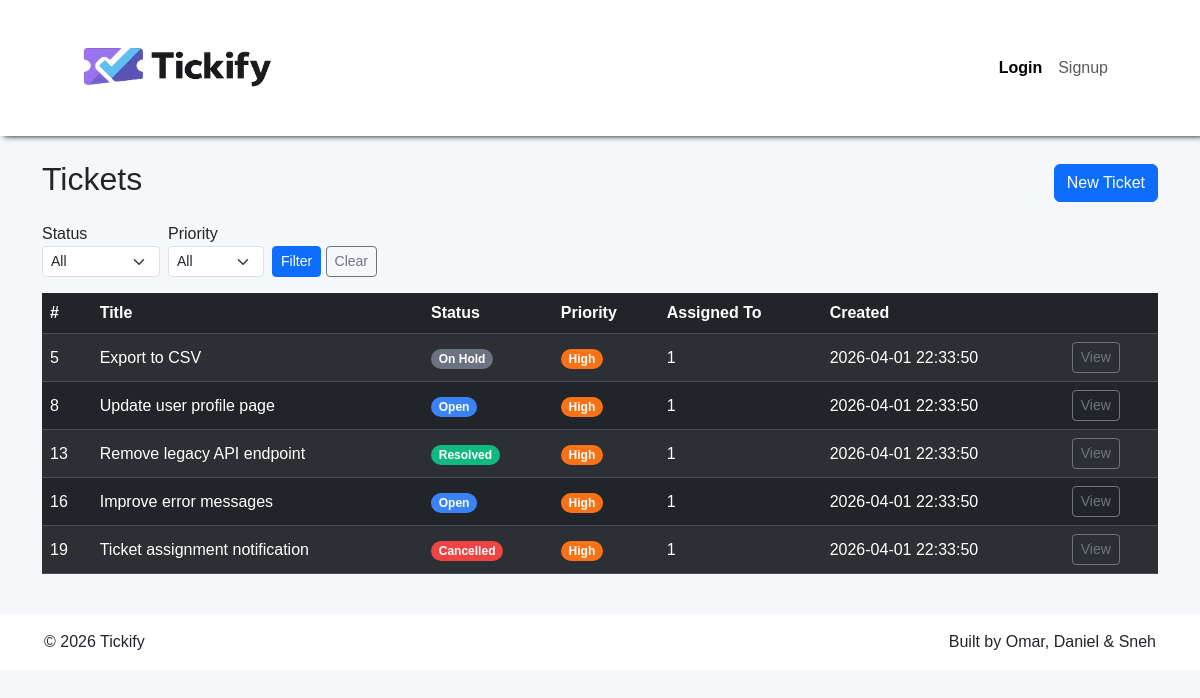
/TicketManagement.php?priority=2, run on the app's committed database.
### tables this page shows
CREATE TABLE tickets (
    id          INT AUTO_INCREMENT PRIMARY KEY,
    title       VARCHAR(200) NOT NULL,
    description TEXT NOT NULL,
     
    status      ENUM('open', 'in_progress', 'on_hold', 'resolved', 'closed', 'cancelled') DEFAULT 'open',
    priority    INT DEFAULT 3 CHECK (priority BETWEEN 1 AND 5),
    created_by  INT NOT NULL,
    assigned_to INT,
    created_at  TIMESTAMP DEFAULT CURRENT_TIMESTAMP,
    updated_at  TIMESTAMP DEFAULT CURRENT_TIMESTAMP ON UPDATE CURRENT_TIMESTAMP,
    FOREIGN KEY (created_by) REFERENCES users(id),
    FOREIGN KEY (assigned_to) REFERENCES users(id)
);

### TicketRepository.php (called while the page is built, shortened)
<?php
require_once 'Ticket.php';
class TicketRepository
{
    private PDO $pdo;
    public function __construct(PDO $pdo)
    {
        $this->pdo = $pdo;
    }
    public function getFilteredTickets(string $status = '', string $priority = ''): array
    {
        $sql = 'SELECT * FROM tickets WHERE assigned_to = 1';
        $params = [];
        if ($priority !== '') {
            $sql .= ' AND priority = :priority';
            $params[':priority'] = (int) $priority;
        }
        $sql .= ' ORDER BY created_at DESC';
        $stmt = $this->pdo->prepare($sql);
        $stmt->execute($params);
        $tickets = [];
        while ($row = $stmt->fetch(PDO::FETCH_ASSOC)) {
            $tickets[] = new Ticket(
                $row['id'],
                $row['title'],
                $row['description'],
                $row['status'],
                (int) $row['priority'],
                (int) $row['created_by'],
                $row['assigned_to'] ? (int) $row['assigned_to'] : null,
                $row['created_at'],
                $row['updated_at']
            );
        }
        return $tickets;
    }
}
?>

### Ticket.php (called while the page is built, shortened)
<?php
class Ticket {
    private ?int $id;
    private string $title;
    private string $status;
    private int $priority;
    private int $assignedTo;
    private ?string $createdAt;
    public function __construct(
        ?int $id,
        string $title,
        string $description,
        string $status,
        int $priority,
        int $createdBy,
        int $assignedTo,
        ?string $createdAt = null,
        ?string $updatedAt = null
    ) {
        $this->id = $id;
        $this->title = trim($title);
        $this->status = $status;
        $this->priority = $priority;
        $this->assignedTo = $assignedTo;
        $this->createdAt = $createdAt;
    }
    public function getId(): ?int {
        return $this->id;
    }
    public function getTitle(): string {
        return $this->title;
    }
    public function getStatus(): string {
        return $this->status;
    }
    public function getPriority(): int {
        return $this->priority;
    }
    public function getAssignedTo(): ?int {
        return $this->assignedTo;
    }
    public function getCreatedAt(): ?string {
        return $this->createdAt;
    }
}

### enum/TicketStatusEnum.php (called while the page is built, shortened)
<?php
enum TicketStatusEnum: string
{
    public function label(): string
    {
        return match ($this) {
            self::Open => 'Open',
            self::InProgress => 'In Progress',
            self::OnHold => 'On Hold',
            self::Resolved => 'Resolved',
            self::Closed => 'Closed',
            self::Cancelled => 'Cancelled',
        };
    }
        public function color(): string
    {
        return match ($this) {
            self::Open => '#3B82F6',
            self::InProgress => '#F59E0B',
            self::OnHold => '#6B7280',
            self::Resolved => '#10B981',
            self::Closed => '#1F2937',
            self::Cancelled => '#EF4444',
        };
    }
}
?>

### enum/TicketPriorityEnum.php (called while the page is built, shortened)
<?php
enum TicketPriorityEnum: int
{
    public function label(): string
    {
        return match ($this) {
            self::Critical => 'Critical',
            self::High => 'High',
            self::Medium => 'Medium',
            self::Low => 'Low',
            self::Trivial => 'Trivial',
        };
    }
    public function color(): string
    {
        return match ($this) {
            self::Critical => '#DC2626',
            self::High => '#F97316',
            self::Medium => '#EAB308',
            self::Low => '#3B82F6',
            self::Trivial => '#9CA3AF',
        };
    }
}
?>

### TicketManagement.php (the view, shortened to what this page needs)
<?php
require_once 'Ticket.php';
require_once 'TicketRepository.php';
require_once 'database.php';
require_once 'enum/TicketPriorityEnum.php';
require_once 'enum/TicketStatusEnum.php';
$errors = [];
if ($_SERVER['REQUEST_METHOD'] === 'GET') {
    try {
        $filterStatus = $_GET['status'] ?? '';
        $filterPriority = $_GET['priority'] ?? '';
        try {
            $ticketRepository = new TicketRepository($pdo);
            $tickets = $ticketRepository->getFilteredTickets($filterStatus, $filterPriority);
        } catch (Exception $e) {
            $errors['general'] = 'Error fetching tickets: ' . $e->getMessage();
        }
    } catch (Exception $e) {
        $errors['general'] = 'Error fetching tickets: ' . $e->getMessage();
    }
}
?>
<!DOCTYPE html>
<html lang="en">
<head>
    <link href="https://cdn.jsdelivr.net/npm/bootstrap@5.3.8/dist/css/bootstrap.min.css" rel="stylesheet"
>
    <link rel="stylesheet" href="style.css">
</head>
<body>
    <header>
        <nav class="navbar navbar-expand-lg">
            <div class="container-fluid">
                <a href="./index.php"><img src="./images/tickify_logo.png" class="header-logo"></a>
                <div class="d-flex" id="navbarNavAltMarkup">
                    <div class="navbar-nav">
                        <a class="nav-link active" aria-current="page" href="./index.php">Login</a>
                        <a class="nav-link" href="./signup.php">Signup</a>
                    </div>
                </div>
            </div>
        </nav>
    </header>
    <main class="container my-4">
        <div class="d-flex justify-content-between align-items-center mb-3">
            <h2>Tickets</h2>
            <a href="./create_ticket.php" class="btn btn-primary">New Ticket</a>
        </div>
        <?php if (empty($tickets)): ?>
            <div class="alert alert-info">No tickets found.</div>
        <?php else: ?>
            <div class="table-responsive">
                <form method="GET" class="row g-2 mb-3 align-items-end">
                    <div class="col-auto">
                        <label class="form-label mb-0">Status</label>
                        <select name="status" class="form-select form-select-sm">
                            <option value="">All</option>
                        </select>
                    </div>
                    <div class="col-auto">
                        <label class="form-label mb-0">Priority</label>
                        <select name="priority" class="form-select form-select-sm">
                            <option value="">All</option>
                        </select>
                    </div>
                    <div class="col-auto">
                        <button type="submit" class="btn btn-sm btn-primary">Filter</button>
                        <a href="./TicketManagement.php" class="btn btn-sm btn-outline-secondary">Clear</a>
                    </div>
                </form>
                <table class="table table-hover table-dark align-middle table-striped">
                    <thead class="table-dark">
                        <tr>
                            <th>#</th>
                            <th>Title</th>
                            <th>Status</th>
                            <th>Priority</th>
                            <th>Assigned To</th>
                            <th>Created</th>
                            <th></th>
                        </tr>
                    </thead>
                    <tbody>
                        <?php foreach ($tickets as $ticket):
                            $status = TicketStatusEnum::from($ticket->getStatus());
                            $priority = TicketPriorityEnum::from($ticket->getPriority());
                            ?>
                            <tr>
                                <td><?= $ticket->getId() ?></td>
                                <td><?= htmlspecialchars($ticket->getTitle()) ?></td>
                                <td>
                                    <span class="badge rounded-pill" style="background-color: <?= $status->color() ?>">
                                        <?= $status->label() ?>
                                    </span>
                                </td>
                                <td>
                                    <span class="badge rounded-pill" style="background-color: <?= $priority->color() ?>">
                                        <?= $priority->label() ?>
                                    </span>
                                </td>
                                <td><?= $ticket->getAssignedTo() ?? '—' ?></td>
                                <td><?= $ticket->getCreatedAt() ?></td>
                                <td>
                                    <a href="./ticketDetail.php?id=<?= $ticket->getId() ?>" class="btn btn-sm btn-outline-secondary">
                                        View
                                    </a>
                                </td>
                            </tr>
                        <?php endforeach; ?>
                    </tbody>
                </table>
            </div>
        <?php endif; ?>
    </main>
    <footer class="footer">
        <div class="container d-flex justify-content-between align-items-center">
            <p class="mb-0">&copy; 2026 Tickify</p>
            <p class="mb-0">
                Built by Omar, Daniel & Sneh
            </p>
        </div>
    </footer>
</body>
</html>

### style.css (style rules this page uses)
* { margin: 0; font-family: Arial, Helvetica, sans-serif; }
header { padding: 2rem 4rem; background-color: white; box-shadow: 4px 0px 6px black; }
.header-logo { width: 200px; }
.footer { background-color: white; padding: 1rem 2rem; }
.footer p { margin: 0; }
.navbar .nav-link.active { font-weight: bold; }
#navbarNavAltMarkup { padding: 0.5rem; }
body { background-color: #F5F7FB; }

### data on the page
tickets: id "5", title "Export to CSV", label "On Hold", label "High", assigned_to "1", created_at "2026-04-01 22:33:50"
tickets: id "8", title "Update user profile page", label "Open", label "High", assigned_to "1", created_at "2026-04-01 22:33:50"
tickets: id "13", title "Remove legacy API endpoint", label "Resolved", label "High", assigned_to "1", created_at "2026-04-01 22:33:50"
tickets: id "16", title "Improve error messages", label "Open", label "High", assigned_to "1", created_at "2026-04-01 22:33:50"
tickets: id "19", title "Ticket assignment notification", label "Cancelled", label "High", assigned_to "1", created_at "2026-04-01 22:33:50"
